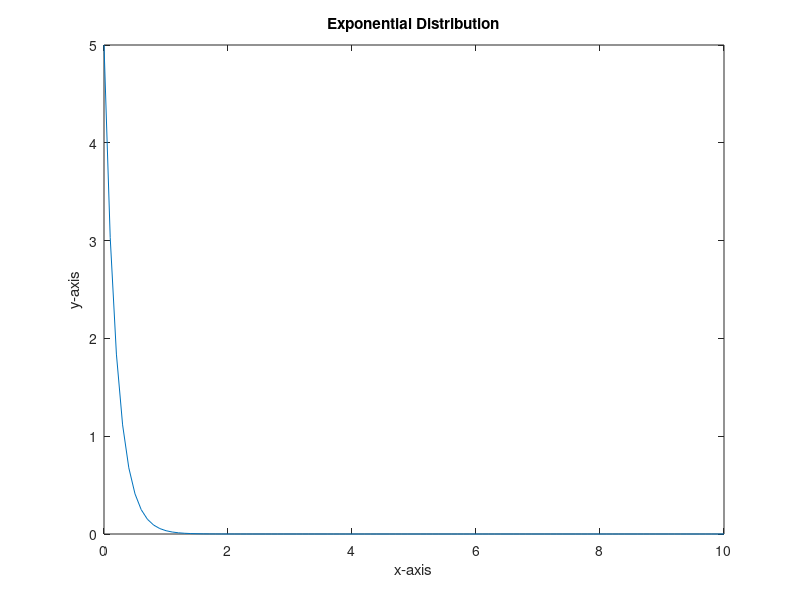

Reproduce this figure in MATLAB.
% [redacted]
% Exponential Distribution
clear
clc

x = 0:0.1:10;

lambda = input('Input a value for Lambda: ');
if (lambda < 0 || lambda > 1)
    disp('Lambda must be a number between 0 and 1!');
    input('Input another value for Lambda: ');
end

y = lambda.*exp(-lambda.*x);

plot(x,y);
title('Exponential Distribution');
xlabel('x-axis'); ylabel('y-axis');


